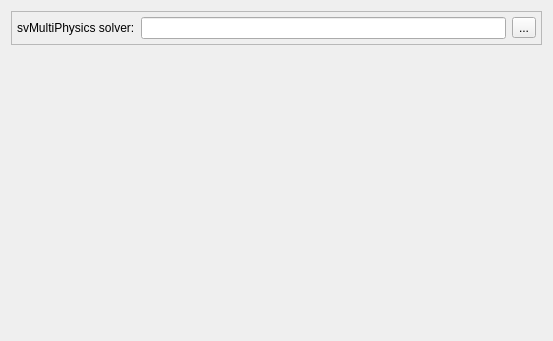
<?xml version="1.0" encoding="UTF-8"?>
<ui version="4.0">
 <class>sv4guiMultiPhysicsPreferencePage</class>
 <widget class="QWidget" name="sv4guiMultiPhysicsPreferencePage">
  <property name="geometry">
   <rect>
    <x>0</x>
    <y>0</y>
    <width>553</width>
    <height>341</height>
   </rect>
  </property>
  <property name="windowTitle">
   <string>Form</string>
  </property>
  <layout class="QVBoxLayout" name="verticalLayout">
   <item>
    <widget class="QFrame" name="frame_3">
     <property name="frameShape">
      <enum>QFrame::StyledPanel</enum>
     </property>
     <property name="frameShadow">
      <enum>QFrame::Raised</enum>
     </property>
     <layout class="QGridLayout" name="gridLayout_2">
      <property name="leftMargin">
       <number>5</number>
      </property>
      <property name="topMargin">
       <number>5</number>
      </property>
      <property name="rightMargin">
       <number>5</number>
      </property>
      <property name="bottomMargin">
       <number>5</number>
      </property>
      <item row="0" column="2">
       <widget class="QToolButton" name="toolButtonFlowsolver">
        <property name="text">
         <string>...</string>
        </property>
       </widget>
      </item>
      <item row="0" column="0">
       <widget class="QLabel" name="label_2">
        <property name="text">
         <string>svMultiPhysics solver:</string>
        </property>
       </widget>
      </item>
      <item row="0" column="1">
       <widget class="QLineEdit" name="lineEditFlowsolverPath"/>
      </item>
     </layout>
    </widget>
   </item>
   <item>
    <spacer name="verticalSpacer">
     <property name="orientation">
      <enum>Qt::Vertical</enum>
     </property>
     <property name="sizeHint" stdset="0">
      <size>
       <width>20</width>
       <height>40</height>
      </size>
     </property>
    </spacer>
   </item>
  </layout>
 </widget>
 <resources/>
 <connections/>
</ui>
